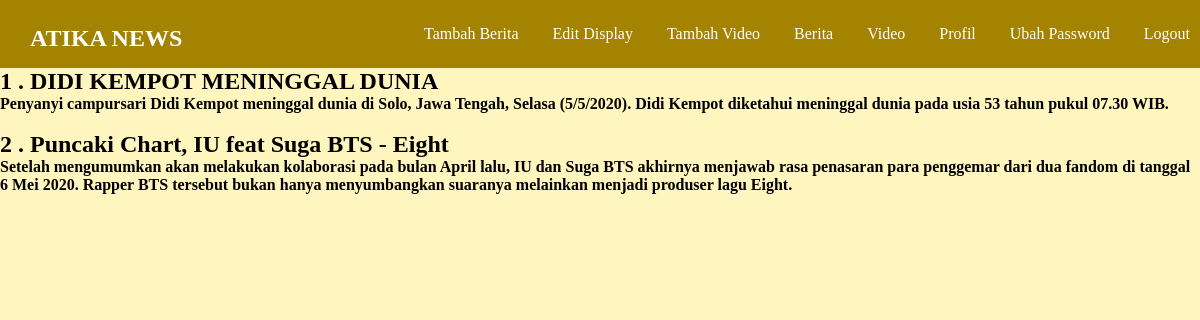
/atikanews/news.php (signed in), run on the app's committed database.
### tables this page shows
CREATE TABLE `navbar_title` (
  `id_navbar` tinyint(4) NOT NULL DEFAULT 1,
  `navbar_header` varchar(30) NOT NULL
);

CREATE TABLE `news` (
  `id_news` int(11) NOT NULL,
  `judul_berita` varchar(50) NOT NULL,
  `news` text NOT NULL,
  `date` datetime NOT NULL,
  `author` varchar(30) NOT NULL
);

### atikanews/Kelas/Database.php (called while the page is built, shortened)
<?php
class Database{
	private static $INSTANCE = NULL;
	private $mysqli,
			$HOST = 'localhost',
			$USER = 'root',
			$PASS = '',
			$DBNAME = 'atikanews';
	public function __construct()
	{
		$this->mysqli = new mysqli($this->HOST, $this->USER, $this->PASS, $this->DBNAME);
	}
	public static function getInstance()
	{
		if( self::$INSTANCE == NULL )
		{
			self::$INSTANCE = new Database();
		}
		return self::$INSTANCE;
	}
	public function get_data($table,$column,$username)
	{
		if ( !preg_match('/^[0-9]{1,}$/',$username) ){
			$username = "'" . $username . "'";
		}
		$query = "SELECT * FROM $table WHERE $column = $username";
		$query = $this->mysqli->query($query);
		while ( $data = $query->fetch_assoc() )
		{
			return $data;
		}
	}
	public function get_data_all($table)
	{
		$query = " SELECT * FROM $table";
		$query = $this->mysqli->query($query);
		return $query;
	}
}

### atikanews/core/init.php (called while the page is built, shortened)
<?php
	$user = new User();
	$admin = new Admin();
?>

### atikanews/Kelas/User.php (called while the page is built, shortened)
<?php
class User{
	private $_db;
	public function __construct()
	{
		$this->_db = Database::getInstance();
	}
	public function get_data($table,$column,$value)
	{
		return ($this->_db->get_data($table,$column,$value));
	}
	public function is_admin($username)
	{
		$data = $this->_db->get_data('users','username',$username);
		if ( $data['role'] == 1){
			return true;
		} else {
			return false;
		}
	}
}

### atikanews/Kelas/Session.php (called while the page is built, shortened)
<?php
class Session
{
	public static function get_session($name)
	{
		return $_SESSION[$name];
	}
	public static function exists($name)
	{
		return ( isset($_SESSION[$name]) ) ? true : false;
	}
}

### atikanews/Kelas/Admin.php (called while the page is built, shortened)
<?php
class Admin{
	private $_db;
	public function __construct()
	{
		$this->_db = Database::getInstance();
	}
	public function get_berita($table)
	{
		return $this->_db->get_data_all($table);
	}
}

### atikanews/news.php (the view, shortened to what this page needs)
<?php
	require_once 'core/init.php';
	$berita = $admin->get_berita('news');
	require_once 'templates/header.php';
?>
	<?php
	$no = 1;
	while ($data = $berita->fetch_array() ){
			echo "<h2>$no . ".$data['judul_berita']."<h2>";
			echo "<h4>".$data['news']."<h4><br>";
			$no++;
	}
	?>

### atikanews/templates/header.php (shortened to what this page needs)
<!DOCTYPE HTML>
<html lang="en">
<head>
	<link rel="stylesheet" href="assets/style.css">
</head>
<body>
	<header>
		<h2 class="navbar-title"><a href="#"><?php echo $user->get_data('navbar_title','id_navbar','1')['navbar_header'];?> </a></h2>
		<div class="navbar-menu">
			<?php
			if ( Session::exists('username') ){
			?>
				<?php
				if ( $user->is_admin( Session::get_session('username') ))
				{
				?>
					<a href="tambahberita.php">Tambah Berita</a>
					<a href="edit_display.php">Edit Display</a>
					<a href="tambahvideo.php">Tambah Video</a>
				<?php
			}
			?>
			<a href="news.php">Berita</a>
			<a href="video.php">Video</a>
			<a href="profile.php">Profil</a>
			<a href="changepass.php">Ubah Password</a>
			<a href="logout.php">Logout</a>
			<?php
			}else{
			?>
			<a href="login.php">Login</a>
			<a href="register.php">Register</a>
			<?php
		}
			?>
		</div>
	</header>

### atikanews/assets/style.css (style rules this page uses)
* { padding: 0px; margin: 0px; }
body { width: 100%; margin: 0px auto; background-color: #fff5bf; }
header { background-color: #a38300; color: #fff; width: 100%; padding: 15px 10px; }
a { color: #fff; text-decoration: none; }
.navbar-title { float: left; padding: 10px 0px 0px 20px; }
.navbar-menu { float: right; }
.navbar-menu a { display: inline-block; margin-right: 10px; padding: 10px; }

### data on the page
navbar_title: navbar_header "ATIKA NEWS"
news: judul_berita "DIDI KEMPOT MENINGGAL DUNIA", news "Penyanyi campursari Didi Kempot meninggal dunia di Solo, Jawa Tengah, Selasa (5/5/2020). Didi Kempot diketahui meninggal dunia pada usia 53 tahun pukul 07.30 WIB."
news: judul_berita "Puncaki Chart, IU feat Suga BTS - Eight", news "Setelah mengumumkan akan melakukan kolaborasi pada bulan April lalu, IU dan Suga BTS akhirnya menjawab rasa penasaran para penggemar dari dua fandom di tanggal 6 Mei 2020. Rapper BTS tersebut bukan hanya menyumbangkan suaranya melainkan menjadi produser lagu Eight."
